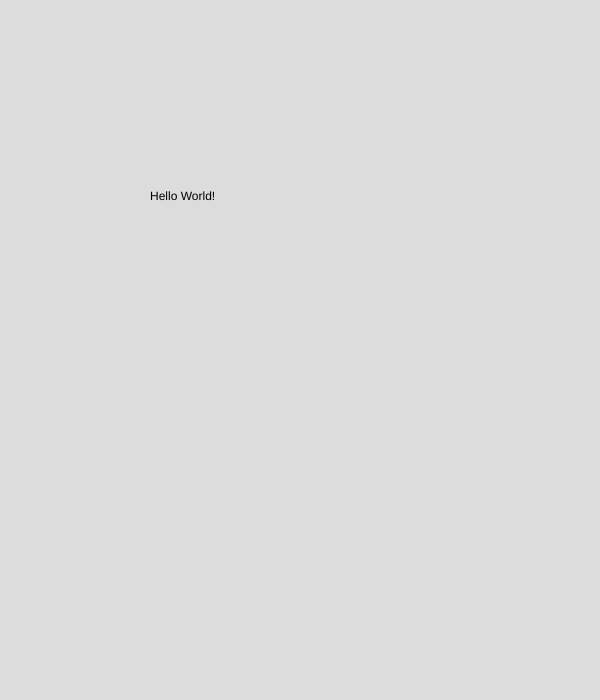
Frame 1 (no input)
Frame 60 (no input): identical to frame 1, image omitted
Frame 120 (the mouse pressed at the canvas centre since frame 60): identical to frame 1, image omitted

The p5.js sketch that drew this single still picture (run headless with seeded random() and noise() and a simulated clock; from frame 60 on, the mouse is pressed at the canvas centre):

// p5.js sketch
// ── sketch.js
function setup() {
  createCanvas(600, 700); // pixels
}

function draw() {
  background(220);
  text("Hello World!", 150, 200);
}
